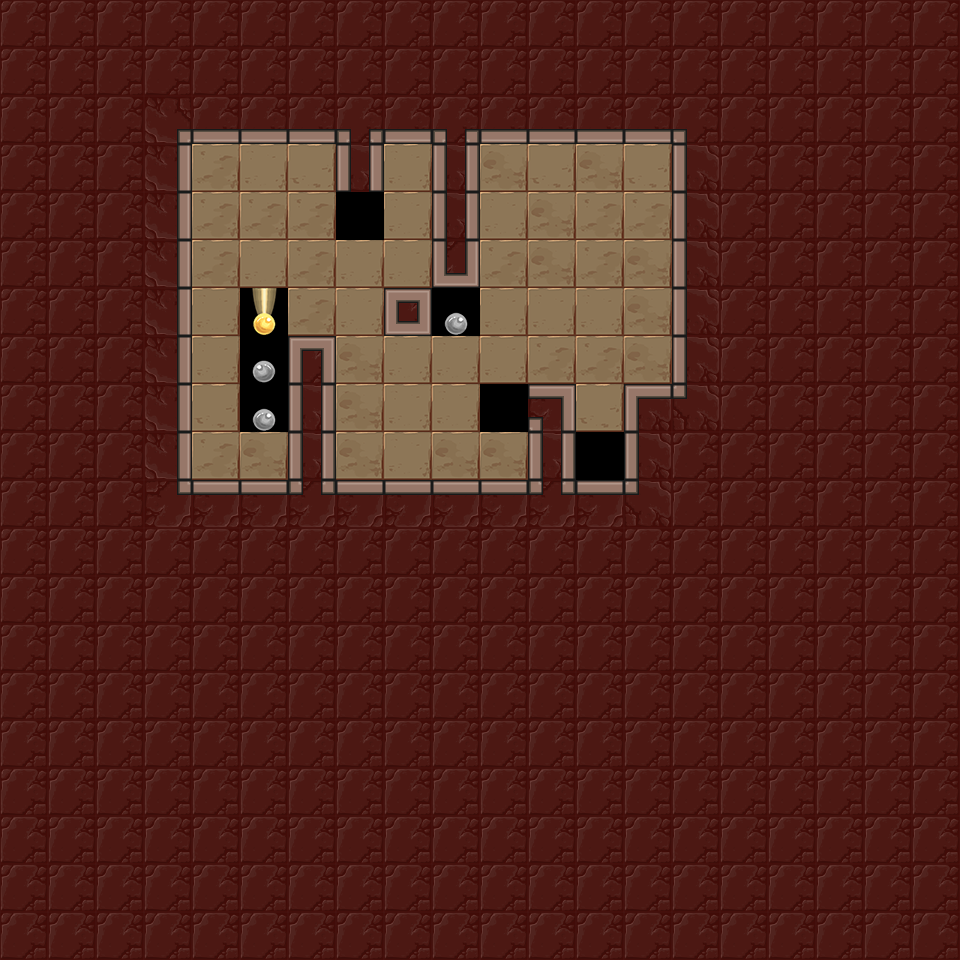

The image is a tile-based game level rendered from a .tmx file. Its description and source (layers, tilesets, objects; grid data summarised) follow:
An orthogonal 20x20 tile map with 48x48 px tiles, 3 tile layers (Floor, Holes, Walls), 7 tilesets and 14 objects (4x mirror, lightSwitch, lightOrb, player_start, exit).

<map version="1.0" orientation="orthogonal" renderorder="right-down" width="20" height="20" tilewidth="48" tileheight="48" nextobjectid="145">
 <tileset firstgid="1" name="walls" tilewidth="48" tileheight="48" tilecount="42">
  <image source="../../images/kongregate_release/wall_sheet.png" width="336" height="288" />
 </tileset>
 <tileset firstgid="43" name="exit" tilewidth="48" tileheight="48" tilecount="12">
  <image source="../../images/kongregate_release/gate_sheet.png" width="192" height="144" />
 </tileset>
 <tileset firstgid="55" name="floors" tilewidth="48" tileheight="48" tilecount="4">
  <image source="../../images/kongregate_release/floor_sheet.png" width="192" height="48" />
 </tileset>
 <tileset firstgid="59" name="holes" tilewidth="48" tileheight="48" tilecount="6">
  <image source="../../images/kongregate_release/hole_sheet.png" width="288" height="48" />
 </tileset>
 <tileset firstgid="65" name="mirrors" tilewidth="48" tileheight="48" tilecount="4">
  <image source="../../images/kongregate_release/mirror_sheet.png" width="96" height="96" />
 </tileset>
 <tileset firstgid="69" name="orb_sheet" tilewidth="48" tileheight="48" tilecount="9">
  <image source="../../images/kongregate_release/orb_sheet.png" width="144" height="144" />
 </tileset>
 <tileset firstgid="78" name="glass_wall_sheet" tilewidth="48" tileheight="48" tilecount="42">
  <image source="../../images/kongregate_release/glass_wall_sheet.png" width="336" height="288" />
 </tileset>
 <layer name="Floor" width="20" height="20">
  <properties>
   <property name="tileset" value="floors" />
  </properties>
  <data>[400 cells, 51 non-empty, 4 distinct tile ids]</data>
 </layer>
 <layer name="Holes" width="20" height="20">
  <properties>
   <property name="tileset" value="holes" />
  </properties>
  <data>[400 cells, 4 non-empty, 3 distinct tile ids]</data>
 </layer>
 <layer name="Walls" width="20" height="20">
  <properties>
   <property name="tileset" value="walls" />
  </properties>
  <data>[400 cells, 342 non-empty, 17 distinct tile ids]</data>
 </layer>
 <objectgroup name="Objects" />
 <objectgroup name="glasswall">
  <object id="128" gid="78" x="528" y="240" width="48" height="48" />
  <object id="129" gid="78" x="576" y="240" width="48" height="48" />
  <object id="131" gid="78" x="528" y="288" width="48" height="48" />
  <object id="132" gid="78" x="576" y="288" width="48" height="48" />
  <object id="142" gid="78" x="480" y="432" width="48" height="48" />
  <object id="143" gid="78" x="336" y="240" width="48" height="48" />
 </objectgroup>
 <objectgroup name="Mirrors">
  <object id="74" type="mirror" gid="1073741890" x="288" y="240" width="48" height="48">
   <properties>
    <property name="sides" value="1" />
   </properties>
  </object>
  <object id="105" type="mirror" gid="66" x="192" y="240" width="48" height="48">
   <properties>
    <property name="sides" value="1" />
   </properties>
  </object>
  <object id="110" type="mirror" gid="1073741890" x="480" y="288" width="48" height="48">
   <properties>
    <property name="sides" value="1" />
   </properties>
  </object>
  <object id="117" type="mirror" gid="1073741890" x="336" y="480" width="48" height="48">
   <properties>
    <property name="sides" value="1" />
   </properties>
  </object>
 </objectgroup>
 <objectgroup name="Light">
  <object id="55" type="lightSwitch" gid="69" x="192" y="192" width="48" height="48" />
  <object id="111" type="lightOrb" gid="72" x="480" y="480" width="48" height="48">
   <properties>
    <property name="direction" value="256" />
   </properties>
  </object>
 </objectgroup>
 <objectgroup color="#141ba4" name="player_start">
  <object id="45" type="player_start" x="624" y="144" width="48" height="48">
   <properties>
    <property name="direction_facing" value="16" />
    <property name="initial_zoom" value="0.7" />
   </properties>
  </object>
 </objectgroup>
 <objectgroup color="#71a400" name="Exit">
  <object id="47" type="exit" gid="43" x="576" y="480" width="48" height="48" />
 </objectgroup>
</map>
